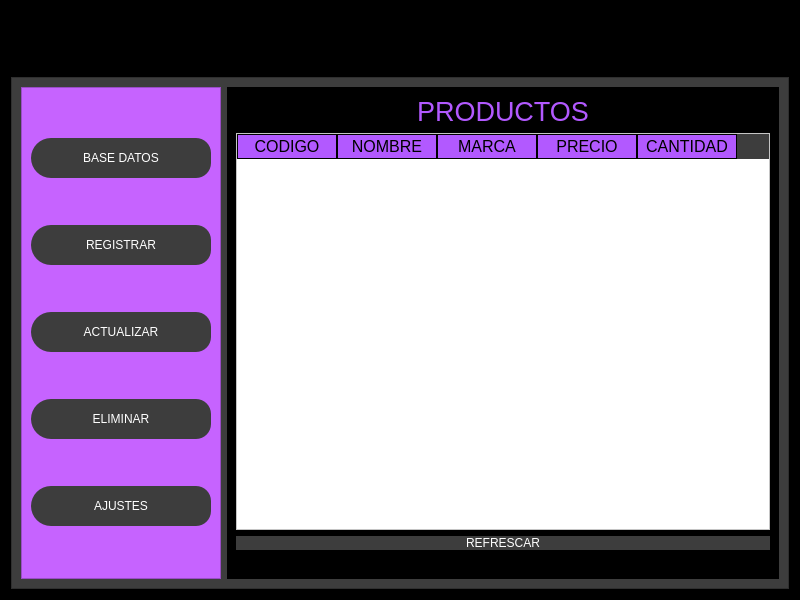
<?xml version="1.0" encoding="UTF-8"?>
<ui version="4.0">
 <class>MainWindow</class>
 <widget class="QMainWindow" name="MainWindow">
  <property name="geometry">
   <rect>
    <x>0</x>
    <y>0</y>
    <width>800</width>
    <height>600</height>
   </rect>
  </property>
  <property name="contextMenuPolicy">
   <enum>Qt::DefaultContextMenu</enum>
  </property>
  <property name="windowTitle">
   <string>MainWindow</string>
  </property>
  <property name="layoutDirection">
   <enum>Qt::LeftToRight</enum>
  </property>
  <property name="toolButtonStyle">
   <enum>Qt::ToolButtonIconOnly</enum>
  </property>
  <widget class="QWidget" name="centralwidget">
   <layout class="QHBoxLayout" name="horizontalLayout_3">
    <property name="spacing">
     <number>0</number>
    </property>
    <property name="leftMargin">
     <number>0</number>
    </property>
    <property name="topMargin">
     <number>0</number>
    </property>
    <property name="rightMargin">
     <number>0</number>
    </property>
    <property name="bottomMargin">
     <number>0</number>
    </property>
    <item>
     <widget class="QFrame" name="frame">
      <property name="styleSheet">
       <string notr="true">background-color: rgb(0, 0, 0);</string>
      </property>
      <property name="frameShape">
       <enum>QFrame::StyledPanel</enum>
      </property>
      <property name="frameShadow">
       <enum>QFrame::Raised</enum>
      </property>
      <layout class="QVBoxLayout" name="verticalLayout_2" stretch="1,8">
       <property name="spacing">
        <number>0</number>
       </property>
       <property name="leftMargin">
        <number>0</number>
       </property>
       <property name="topMargin">
        <number>0</number>
       </property>
       <property name="rightMargin">
        <number>0</number>
       </property>
       <property name="bottomMargin">
        <number>0</number>
       </property>
       <item>
        <widget class="QFrame" name="frame_superior">
         <property name="minimumSize">
          <size>
           <width>0</width>
           <height>42</height>
          </size>
         </property>
         <property name="styleSheet">
          <string notr="true">Qframe{
background-color:rgb(0,0,0);
}
QPushButton{
background-color:#000000ff;
border-radius:20px;
}
QPushButton:hover{
background-color:rgb(61,61,61);
border-radius:20px
}
</string>
         </property>
         <property name="frameShape">
          <enum>QFrame::StyledPanel</enum>
         </property>
         <property name="frameShadow">
          <enum>QFrame::Raised</enum>
         </property>
         <widget class="QPushButton" name="bt_cerrar">
          <property name="geometry">
           <rect>
            <x>742</x>
            <y>13</y>
            <width>44</width>
            <height>40</height>
           </rect>
          </property>
          <property name="minimumSize">
           <size>
            <width>40</width>
            <height>40</height>
           </size>
          </property>
          <property name="text">
           <string/>
          </property>
          <property name="icon">
           <iconset>
            <normaloff>../../Downloads/icons8-multiplicar-48.png</normaloff>../../Downloads/icons8-multiplicar-48.png</iconset>
          </property>
          <property name="iconSize">
           <size>
            <width>40</width>
            <height>40</height>
           </size>
          </property>
         </widget>
         <widget class="QPushButton" name="bt_maximizar">
          <property name="geometry">
           <rect>
            <x>695</x>
            <y>13</y>
            <width>40</width>
            <height>40</height>
           </rect>
          </property>
          <property name="minimumSize">
           <size>
            <width>40</width>
            <height>40</height>
           </size>
          </property>
          <property name="text">
           <string/>
          </property>
          <property name="icon">
           <iconset>
            <normaloff>../../Downloads/expandir (1).png</normaloff>../../Downloads/expandir (1).png</iconset>
          </property>
          <property name="iconSize">
           <size>
            <width>30</width>
            <height>30</height>
           </size>
          </property>
         </widget>
         <widget class="QPushButton" name="bt_restaurar">
          <property name="geometry">
           <rect>
            <x>648</x>
            <y>13</y>
            <width>40</width>
            <height>40</height>
           </rect>
          </property>
          <property name="minimumSize">
           <size>
            <width>40</width>
            <height>40</height>
           </size>
          </property>
          <property name="text">
           <string/>
          </property>
          <property name="icon">
           <iconset>
            <normaloff>../../Downloads/expandir (1).png</normaloff>../../Downloads/expandir (1).png</iconset>
          </property>
          <property name="iconSize">
           <size>
            <width>30</width>
            <height>30</height>
           </size>
          </property>
         </widget>
         <widget class="QPushButton" name="bt_minimizar">
          <property name="geometry">
           <rect>
            <x>601</x>
            <y>13</y>
            <width>40</width>
            <height>40</height>
           </rect>
          </property>
          <property name="minimumSize">
           <size>
            <width>40</width>
            <height>40</height>
           </size>
          </property>
          <property name="text">
           <string/>
          </property>
          <property name="icon">
           <iconset>
            <normaloff>../../Downloads/icons8-menos-48.png</normaloff>../../Downloads/icons8-menos-48.png</iconset>
          </property>
          <property name="iconSize">
           <size>
            <width>30</width>
            <height>30</height>
           </size>
          </property>
         </widget>
         <widget class="QLabel" name="label_2">
          <property name="geometry">
           <rect>
            <x>12</x>
            <y>12</y>
            <width>55</width>
            <height>16</height>
           </rect>
          </property>
          <property name="text">
           <string>TextLabel</string>
          </property>
          <property name="wordWrap">
           <bool>true</bool>
          </property>
         </widget>
         <widget class="QPushButton" name="bt_menu">
          <property name="geometry">
           <rect>
            <x>20</x>
            <y>10</y>
            <width>200</width>
            <height>38</height>
           </rect>
          </property>
          <property name="minimumSize">
           <size>
            <width>200</width>
            <height>0</height>
           </size>
          </property>
          <property name="text">
           <string/>
          </property>
          <property name="icon">
           <iconset>
            <normaloff>../../Downloads/icons8-menú-64.png</normaloff>../../Downloads/icons8-menú-64.png</iconset>
          </property>
          <property name="iconSize">
           <size>
            <width>38</width>
            <height>38</height>
           </size>
          </property>
         </widget>
        </widget>
       </item>
       <item>
        <widget class="QFrame" name="frame_contenido">
         <property name="minimumSize">
          <size>
           <width>0</width>
           <height>0</height>
          </size>
         </property>
         <property name="frameShape">
          <enum>QFrame::StyledPanel</enum>
         </property>
         <property name="frameShadow">
          <enum>QFrame::Raised</enum>
         </property>
         <layout class="QVBoxLayout" name="verticalLayout_3">
          <item>
           <widget class="QFrame" name="frame_paginas">
            <property name="styleSheet">
             <string notr="true">QFrame{
background-color:rgb(61,61,61);
}
QLabel{
font:200 12p &quot;Arial Black&quot;;
background-color:#000000ff;
color:rgb(178, 89, 255);
border:0px solid #14C8CD;
}
QLineEdit{
border:0px;
color:rgb(255,255,255);
border-bottom:2px solid rgb(61,61,61);
font:75 12pt  &quot;Times New Roman&quot;;
}
QPushButton{
background-color:rgb(61,61,61);
border-radius:15px;
color:rgb(255,255,255);
font:77 10pt  &quot;Arial Black&quot;;
}
QPushButton:hover{
background-color:rgb(178, 89, 255);
border-radius:15px;
color:rgb(0,0,0);
font:77 10pt &quot;Arial Black&quot;;
}
QTableWidget{
background-color:rgb(255,255,255);
color:rgb(0,0,0);
gridline-color:rgb(0,206,151);
font-size:12pt;
color:#000000;
}
QHeaderView::section{
	background-color: rgb(178, 89, 255);
border:1px solid rgb(0,0,0);
font-size:12pt;
}
QTableWidget QTableCornerButton::section{
background-color:rgb(0,0,0);
border:1px solid rgb(0,206,151);
}
</string>
            </property>
            <property name="frameShape">
             <enum>QFrame::StyledPanel</enum>
            </property>
            <property name="frameShadow">
             <enum>QFrame::Raised</enum>
            </property>
            <layout class="QHBoxLayout" name="horizontalLayout_5">
             <item>
              <widget class="QFrame" name="frame_control">
               <property name="minimumSize">
                <size>
                 <width>200</width>
                 <height>0</height>
                </size>
               </property>
               <property name="maximumSize">
                <size>
                 <width>0</width>
                 <height>16777215</height>
                </size>
               </property>
               <property name="styleSheet">
                <string notr="true">QFrame{
background-color:rgb(198, 99, 255)
	
}
QPushButton{
background-color:rgb(61,61,61);
border-bottom-left-radius:20px;
border-top-left-radius:20px;
color:rgb(255,255,255);
font:77 10pt &quot;Arial Black&quot;;
}
QPushButton:hover{
background-color:white;
border-top-left-radius:20px;
border-bottom-left-radius:20px;
color:rgb(0,0,0);
font:77 10pt &quot;Arial Black&quot;;
}
	</string>
               </property>
               <property name="frameShape">
                <enum>QFrame::StyledPanel</enum>
               </property>
               <property name="frameShadow">
                <enum>QFrame::Raised</enum>
               </property>
               <layout class="QVBoxLayout" name="verticalLayout_4">
                <item>
                 <widget class="QPushButton" name="bt_datos">
                  <property name="minimumSize">
                   <size>
                    <width>0</width>
                    <height>40</height>
                   </size>
                  </property>
                  <property name="text">
                   <string>BASE DATOS</string>
                  </property>
                  <property name="icon">
                   <iconset>
                    <normaloff>../../Downloads/icons8-base-de-datos-40.png</normaloff>../../Downloads/icons8-base-de-datos-40.png</iconset>
                  </property>
                  <property name="iconSize">
                   <size>
                    <width>35</width>
                    <height>35</height>
                   </size>
                  </property>
                 </widget>
                </item>
                <item>
                 <widget class="QPushButton" name="bt_registrar">
                  <property name="minimumSize">
                   <size>
                    <width>0</width>
                    <height>40</height>
                   </size>
                  </property>
                  <property name="text">
                   <string>REGISTRAR</string>
                  </property>
                  <property name="icon">
                   <iconset>
                    <normaloff>../../Downloads/icons8-más-100.png</normaloff>../../Downloads/icons8-más-100.png</iconset>
                  </property>
                  <property name="iconSize">
                   <size>
                    <width>35</width>
                    <height>35</height>
                   </size>
                  </property>
                 </widget>
                </item>
                <item>
                 <widget class="QPushButton" name="bt_actualizar_2">
                  <property name="minimumSize">
                   <size>
                    <width>0</width>
                    <height>40</height>
                   </size>
                  </property>
                  <property name="text">
                   <string>ACTUALIZAR</string>
                  </property>
                  <property name="icon">
                   <iconset>
                    <normaloff>../../Downloads/icons8-lápiz-64 (2).png</normaloff>../../Downloads/icons8-lápiz-64 (2).png</iconset>
                  </property>
                  <property name="iconSize">
                   <size>
                    <width>35</width>
                    <height>35</height>
                   </size>
                  </property>
                 </widget>
                </item>
                <item>
                 <widget class="QPushButton" name="bt_eliminar">
                  <property name="minimumSize">
                   <size>
                    <width>0</width>
                    <height>40</height>
                   </size>
                  </property>
                  <property name="text">
                   <string>ELIMINAR</string>
                  </property>
                  <property name="icon">
                   <iconset>
                    <normaloff>../../Downloads/icons8-eliminar-40.png</normaloff>../../Downloads/icons8-eliminar-40.png</iconset>
                  </property>
                  <property name="iconSize">
                   <size>
                    <width>35</width>
                    <height>35</height>
                   </size>
                  </property>
                 </widget>
                </item>
                <item>
                 <widget class="QPushButton" name="bt_ajustes">
                  <property name="minimumSize">
                   <size>
                    <width>0</width>
                    <height>40</height>
                   </size>
                  </property>
                  <property name="text">
                   <string>AJUSTES</string>
                  </property>
                  <property name="icon">
                   <iconset>
                    <normaloff>../../Downloads/icons8-ajustes-40.png</normaloff>../../Downloads/icons8-ajustes-40.png</iconset>
                  </property>
                  <property name="iconSize">
                   <size>
                    <width>35</width>
                    <height>35</height>
                   </size>
                  </property>
                 </widget>
                </item>
               </layout>
              </widget>
             </item>
             <item>
              <widget class="QStackedWidget" name="stackedWidget">
               <widget class="QWidget" name="page_datos">
                <layout class="QVBoxLayout" name="verticalLayout">
                 <item>
                  <widget class="QLabel" name="label">
                   <property name="text">
                    <string>&lt;html&gt;&lt;head/&gt;&lt;body&gt;&lt;p&gt;&lt;span style=&quot; font-size:20pt;&quot;&gt;PRODUCTOS&lt;/span&gt;&lt;/p&gt;&lt;/body&gt;&lt;/html&gt;</string>
                   </property>
                   <property name="alignment">
                    <set>Qt::AlignBottom|Qt::AlignHCenter</set>
                   </property>
                  </widget>
                 </item>
                 <item>
                  <widget class="QTableWidget" name="tabla_productos">
                   <property name="styleSheet">
                    <string notr="true"/>
                   </property>
                   <column>
                    <property name="text">
                     <string>CODIGO</string>
                    </property>
                   </column>
                   <column>
                    <property name="text">
                     <string>NOMBRE</string>
                    </property>
                   </column>
                   <column>
                    <property name="text">
                     <string>MARCA</string>
                    </property>
                   </column>
                   <column>
                    <property name="text">
                     <string>PRECIO</string>
                    </property>
                   </column>
                   <column>
                    <property name="text">
                     <string>CANTIDAD</string>
                    </property>
                   </column>
                  </widget>
                 </item>
                 <item>
                  <widget class="QPushButton" name="bt_refrescar">
                   <property name="text">
                    <string>REFRESCAR</string>
                   </property>
                  </widget>
                 </item>
                 <item>
                  <spacer name="horizontalSpacer_2">
                   <property name="orientation">
                    <enum>Qt::Horizontal</enum>
                   </property>
                   <property name="sizeHint" stdset="0">
                    <size>
                     <width>40</width>
                     <height>20</height>
                    </size>
                   </property>
                  </spacer>
                 </item>
                </layout>
               </widget>
               <widget class="QWidget" name="page_registrar">
                <widget class="QPushButton" name="bt_agregar">
                 <property name="geometry">
                  <rect>
                   <x>420</x>
                   <y>430</y>
                   <width>121</width>
                   <height>31</height>
                  </rect>
                 </property>
                 <property name="text">
                  <string>REGISTRAR</string>
                 </property>
                </widget>
                <widget class="QLabel" name="label_3">
                 <property name="enabled">
                  <bool>false</bool>
                 </property>
                 <property name="geometry">
                  <rect>
                   <x>40</x>
                   <y>30</y>
                   <width>461</width>
                   <height>51</height>
                  </rect>
                 </property>
                 <property name="text">
                  <string>&lt;html&gt;&lt;head/&gt;&lt;body&gt;&lt;p&gt;&lt;span style=&quot; font-size:20pt;&quot;&gt;REGISTRAR PRODUCTOS&lt;/span&gt;&lt;/p&gt;&lt;/body&gt;&lt;/html&gt;</string>
                 </property>
                 <property name="textInteractionFlags">
                  <set>Qt::LinksAccessibleByKeyboard|Qt::LinksAccessibleByMouse</set>
                 </property>
                </widget>
                <widget class="QLabel" name="label_4">
                 <property name="enabled">
                  <bool>false</bool>
                 </property>
                 <property name="geometry">
                  <rect>
                   <x>30</x>
                   <y>100</y>
                   <width>151</width>
                   <height>51</height>
                  </rect>
                 </property>
                 <property name="text">
                  <string>&lt;html&gt;&lt;head/&gt;&lt;body&gt;&lt;p&gt;&lt;span style=&quot; font-size:14pt;&quot;&gt;CODIGO&lt;/span&gt;&lt;/p&gt;&lt;/body&gt;&lt;/html&gt;</string>
                 </property>
                 <property name="textInteractionFlags">
                  <set>Qt::LinksAccessibleByKeyboard|Qt::LinksAccessibleByMouse</set>
                 </property>
                </widget>
                <widget class="QLabel" name="label_5">
                 <property name="enabled">
                  <bool>false</bool>
                 </property>
                 <property name="geometry">
                  <rect>
                   <x>30</x>
                   <y>220</y>
                   <width>151</width>
                   <height>51</height>
                  </rect>
                 </property>
                 <property name="text">
                  <string>&lt;html&gt;&lt;head/&gt;&lt;body&gt;&lt;p&gt;&lt;span style=&quot; font-size:14pt;&quot;&gt;MARCA&lt;/span&gt;&lt;/p&gt;&lt;/body&gt;&lt;/html&gt;</string>
                 </property>
                 <property name="textInteractionFlags">
                  <set>Qt::LinksAccessibleByKeyboard|Qt::LinksAccessibleByMouse</set>
                 </property>
                </widget>
                <widget class="QLabel" name="label_6">
                 <property name="enabled">
                  <bool>false</bool>
                 </property>
                 <property name="geometry">
                  <rect>
                   <x>30</x>
                   <y>280</y>
                   <width>151</width>
                   <height>51</height>
                  </rect>
                 </property>
                 <property name="text">
                  <string>&lt;html&gt;&lt;head/&gt;&lt;body&gt;&lt;p&gt;&lt;span style=&quot; font-size:14pt;&quot;&gt;PRECIO&lt;/span&gt;&lt;/p&gt;&lt;/body&gt;&lt;/html&gt;</string>
                 </property>
                 <property name="textInteractionFlags">
                  <set>Qt::LinksAccessibleByKeyboard|Qt::LinksAccessibleByMouse</set>
                 </property>
                </widget>
                <widget class="QLabel" name="label_7">
                 <property name="enabled">
                  <bool>false</bool>
                 </property>
                 <property name="geometry">
                  <rect>
                   <x>30</x>
                   <y>340</y>
                   <width>151</width>
                   <height>51</height>
                  </rect>
                 </property>
                 <property name="text">
                  <string>&lt;html&gt;&lt;head/&gt;&lt;body&gt;&lt;p&gt;&lt;span style=&quot; font-size:14pt;&quot;&gt;CANTIDAD&lt;/span&gt;&lt;/p&gt;&lt;/body&gt;&lt;/html&gt;</string>
                 </property>
                 <property name="textInteractionFlags">
                  <set>Qt::LinksAccessibleByKeyboard|Qt::LinksAccessibleByMouse</set>
                 </property>
                </widget>
                <widget class="QLabel" name="label_8">
                 <property name="enabled">
                  <bool>false</bool>
                 </property>
                 <property name="geometry">
                  <rect>
                   <x>30</x>
                   <y>160</y>
                   <width>151</width>
                   <height>51</height>
                  </rect>
                 </property>
                 <property name="text">
                  <string>&lt;html&gt;&lt;head/&gt;&lt;body&gt;&lt;p&gt;&lt;span style=&quot; font-size:14pt;&quot;&gt;NOMBRE&lt;/span&gt;&lt;/p&gt;&lt;/body&gt;&lt;/html&gt;</string>
                 </property>
                 <property name="textInteractionFlags">
                  <set>Qt::LinksAccessibleByKeyboard|Qt::LinksAccessibleByMouse</set>
                 </property>
                </widget>
                <widget class="QLineEdit" name="reg_codigo">
                 <property name="geometry">
                  <rect>
                   <x>150</x>
                   <y>110</y>
                   <width>331</width>
                   <height>21</height>
                  </rect>
                 </property>
                </widget>
                <widget class="QLineEdit" name="reg_cantidad">
                 <property name="geometry">
                  <rect>
                   <x>170</x>
                   <y>350</y>
                   <width>311</width>
                   <height>21</height>
                  </rect>
                 </property>
                </widget>
                <widget class="QLineEdit" name="reg_precio">
                 <property name="geometry">
                  <rect>
                   <x>150</x>
                   <y>290</y>
                   <width>331</width>
                   <height>21</height>
                  </rect>
                 </property>
                </widget>
                <widget class="QLineEdit" name="reg_nombre">
                 <property name="geometry">
                  <rect>
                   <x>150</x>
                   <y>170</y>
                   <width>331</width>
                   <height>21</height>
                  </rect>
                 </property>
                </widget>
                <widget class="QLineEdit" name="reg_marca">
                 <property name="geometry">
                  <rect>
                   <x>150</x>
                   <y>230</y>
                   <width>331</width>
                   <height>21</height>
                  </rect>
                 </property>
                </widget>
                <widget class="QLabel" name="signal_registrar">
                 <property name="geometry">
                  <rect>
                   <x>10</x>
                   <y>440</y>
                   <width>200</width>
                   <height>30</height>
                  </rect>
                 </property>
                 <property name="minimumSize">
                  <size>
                   <width>200</width>
                   <height>30</height>
                  </size>
                 </property>
                 <property name="text">
                  <string>&lt;html&gt;&lt;head/&gt;&lt;body&gt;&lt;p&gt;&lt;br/&gt;&lt;/p&gt;&lt;/body&gt;&lt;/html&gt;</string>
                 </property>
                </widget>
               </widget>
               <widget class="QWidget" name="page_actualizar">
                <widget class="QLabel" name="label_10">
                 <property name="geometry">
                  <rect>
                   <x>80</x>
                   <y>-10</y>
                   <width>451</width>
                   <height>101</height>
                  </rect>
                 </property>
                 <property name="text">
                  <string>&lt;html&gt;&lt;head/&gt;&lt;body&gt;&lt;p&gt;&lt;span style=&quot; font-size:16pt;&quot;&gt;ACTUALIZAR PRODUCTO&lt;/span&gt;&lt;/p&gt;&lt;/body&gt;&lt;/html&gt;</string>
                 </property>
                </widget>
                <widget class="QLabel" name="act_marca">
                 <property name="geometry">
                  <rect>
                   <x>20</x>
                   <y>210</y>
                   <width>171</width>
                   <height>61</height>
                  </rect>
                 </property>
                 <property name="text">
                  <string>&lt;html&gt;&lt;head/&gt;&lt;body&gt;&lt;p&gt;&lt;span style=&quot; font-size:14pt;&quot;&gt;MARCA&lt;/span&gt;&lt;/p&gt;&lt;/body&gt;&lt;/html&gt;</string>
                 </property>
                </widget>
                <widget class="QLabel" name="label_12">
                 <property name="geometry">
                  <rect>
                   <x>20</x>
                   <y>270</y>
                   <width>131</width>
                   <height>51</height>
                  </rect>
                 </property>
                 <property name="text">
                  <string>&lt;html&gt;&lt;head/&gt;&lt;body&gt;&lt;p&gt;&lt;span style=&quot; font-size:14pt;&quot;&gt;PRECIO&lt;/span&gt;&lt;/p&gt;&lt;/body&gt;&lt;/html&gt;</string>
                 </property>
                </widget>
                <widget class="QLabel" name="label_13">
                 <property name="geometry">
                  <rect>
                   <x>20</x>
                   <y>330</y>
                   <width>191</width>
                   <height>41</height>
                  </rect>
                 </property>
                 <property name="text">
                  <string>&lt;html&gt;&lt;head/&gt;&lt;body&gt;&lt;p&gt;&lt;span style=&quot; font-size:14pt;&quot;&gt;CANTIDAD&lt;/span&gt;&lt;/p&gt;&lt;/body&gt;&lt;/html&gt;</string>
                 </property>
                </widget>
                <widget class="QLabel" name="signal_actualizar">
                 <property name="geometry">
                  <rect>
                   <x>20</x>
                   <y>420</y>
                   <width>141</width>
                   <height>31</height>
                  </rect>
                 </property>
                 <property name="minimumSize">
                  <size>
                   <width>100</width>
                   <height>30</height>
                  </size>
                 </property>
                 <property name="text">
                  <string>&lt;html&gt;&lt;head/&gt;&lt;body&gt;&lt;p&gt;&lt;br/&gt;&lt;/p&gt;&lt;/body&gt;&lt;/html&gt;</string>
                 </property>
                </widget>
                <widget class="QLabel" name="label_15">
                 <property name="geometry">
                  <rect>
                   <x>10</x>
                   <y>70</y>
                   <width>321</width>
                   <height>31</height>
                  </rect>
                 </property>
                 <property name="text">
                  <string>&lt;html&gt;&lt;head/&gt;&lt;body&gt;&lt;p&gt;&lt;span style=&quot; font-size:9pt;&quot;&gt;NOMBRE DEL PRODUCTO&lt;/span&gt;&lt;/p&gt;&lt;/body&gt;&lt;/html&gt;</string>
                 </property>
                </widget>
                <widget class="QLabel" name="label_16">
                 <property name="geometry">
                  <rect>
                   <x>20</x>
                   <y>160</y>
                   <width>151</width>
                   <height>61</height>
                  </rect>
                 </property>
                 <property name="text">
                  <string>&lt;html&gt;&lt;head/&gt;&lt;body&gt;&lt;p&gt;&lt;span style=&quot; font-size:14pt;&quot;&gt;NOMBRE&lt;/span&gt;&lt;/p&gt;&lt;/body&gt;&lt;/html&gt;</string>
                 </property>
                </widget>
                <widget class="QLabel" name="label_14">
                 <property name="geometry">
                  <rect>
                   <x>20</x>
                   <y>120</y>
                   <width>131</width>
                   <height>41</height>
                  </rect>
                 </property>
                 <property name="text">
                  <string>&lt;html&gt;&lt;head/&gt;&lt;body&gt;&lt;p&gt;&lt;span style=&quot; font-size:14pt;&quot;&gt;CODIGO&lt;/span&gt;&lt;/p&gt;&lt;/body&gt;&lt;/html&gt;</string>
                 </property>
                </widget>
                <widget class="QLineEdit" name="act_buscar">
                 <property name="geometry">
                  <rect>
                   <x>230</x>
                   <y>70</y>
                   <width>191</width>
                   <height>21</height>
                  </rect>
                 </property>
                </widget>
                <widget class="QPushButton" name="bt_actualiza_buscar">
                 <property name="geometry">
                  <rect>
                   <x>430</x>
                   <y>70</y>
                   <width>111</width>
                   <height>30</height>
                  </rect>
                 </property>
                 <property name="minimumSize">
                  <size>
                   <width>50</width>
                   <height>30</height>
                  </size>
                 </property>
                 <property name="text">
                  <string>BUSCAR</string>
                 </property>
                </widget>
                <widget class="QLineEdit" name="act_codigo">
                 <property name="geometry">
                  <rect>
                   <x>130</x>
                   <y>130</y>
                   <width>321</width>
                   <height>21</height>
                  </rect>
                 </property>
                </widget>
                <widget class="QLineEdit" name="act_nombre">
                 <property name="geometry">
                  <rect>
                   <x>140</x>
                   <y>180</y>
                   <width>311</width>
                   <height>21</height>
                  </rect>
                 </property>
                </widget>
                <widget class="QLineEdit" name="lineEdit_9">
                 <property name="geometry">
                  <rect>
                   <x>140</x>
                   <y>230</y>
                   <width>311</width>
                   <height>21</height>
                  </rect>
                 </property>
                </widget>
                <widget class="QLineEdit" name="act_precio">
                 <property name="geometry">
                  <rect>
                   <x>140</x>
                   <y>280</y>
                   <width>311</width>
                   <height>21</height>
                  </rect>
                 </property>
                </widget>
                <widget class="QLineEdit" name="act_cantidad">
                 <property name="geometry">
                  <rect>
                   <x>170</x>
                   <y>340</y>
                   <width>281</width>
                   <height>21</height>
                  </rect>
                 </property>
                </widget>
                <widget class="QPushButton" name="bt_actualiza_tabla">
                 <property name="geometry">
                  <rect>
                   <x>380</x>
                   <y>420</y>
                   <width>141</width>
                   <height>31</height>
                  </rect>
                 </property>
                 <property name="minimumSize">
                  <size>
                   <width>120</width>
                   <height>30</height>
                  </size>
                 </property>
                 <property name="text">
                  <string>ACTUALIZAR</string>
                 </property>
                </widget>
               </widget>
               <widget class="QWidget" name="page_eliminar">
                <widget class="QLabel" name="label_18">
                 <property name="geometry">
                  <rect>
                   <x>110</x>
                   <y>-30</y>
                   <width>411</width>
                   <height>131</height>
                  </rect>
                 </property>
                 <property name="text">
                  <string>&lt;html&gt;&lt;head/&gt;&lt;body&gt;&lt;p&gt;&lt;span style=&quot; font-size:16pt;&quot;&gt;ELIMINAR PRODUCTO&lt;/span&gt;&lt;/p&gt;&lt;/body&gt;&lt;/html&gt;</string>
                 </property>
                </widget>
                <widget class="QLabel" name="label_19">
                 <property name="geometry">
                  <rect>
                   <x>10</x>
                   <y>50</y>
                   <width>311</width>
                   <height>61</height>
                  </rect>
                 </property>
                 <property name="text">
                  <string>&lt;html&gt;&lt;head/&gt;&lt;body&gt;&lt;p&gt;&lt;span style=&quot; font-size:9pt;&quot;&gt;NOMBRE DEL PRODUCTO&lt;/span&gt;&lt;/p&gt;&lt;/body&gt;&lt;/html&gt;</string>
                 </property>
                </widget>
                <widget class="QLineEdit" name="eliminar_buscar">
                 <property name="geometry">
                  <rect>
                   <x>230</x>
                   <y>70</y>
                   <width>201</width>
                   <height>21</height>
                  </rect>
                 </property>
                </widget>
                <widget class="QPushButton" name="bt_buscar_borrar">
                 <property name="geometry">
                  <rect>
                   <x>442</x>
                   <y>60</y>
                   <width>101</width>
                   <height>31</height>
                  </rect>
                 </property>
                 <property name="text">
                  <string>BUSCAR</string>
                 </property>
                </widget>
                <widget class="QTableWidget" name="tabla_borrar">
                 <property name="geometry">
                  <rect>
                   <x>10</x>
                   <y>120</y>
                   <width>521</width>
                   <height>291</height>
                  </rect>
                 </property>
                 <column>
                  <property name="text">
                   <string>CODIGO</string>
                  </property>
                 </column>
                 <column>
                  <property name="text">
                   <string>NOMBRE</string>
                  </property>
                 </column>
                 <column>
                  <property name="text">
                   <string>MARCA</string>
                  </property>
                 </column>
                 <column>
                  <property name="text">
                   <string>PRECIO</string>
                  </property>
                 </column>
                 <column>
                  <property name="text">
                   <string>CANTIDAD</string>
                  </property>
                 </column>
                </widget>
                <widget class="QLabel" name="signal_eliminacion">
                 <property name="geometry">
                  <rect>
                   <x>20</x>
                   <y>420</y>
                   <width>200</width>
                   <height>41</height>
                  </rect>
                 </property>
                 <property name="minimumSize">
                  <size>
                   <width>200</width>
                   <height>30</height>
                  </size>
                 </property>
                 <property name="text">
                  <string>&lt;html&gt;&lt;head/&gt;&lt;body&gt;&lt;p&gt;&lt;br/&gt;&lt;/p&gt;&lt;/body&gt;&lt;/html&gt;</string>
                 </property>
                </widget>
                <widget class="QPushButton" name="bt_borrar">
                 <property name="geometry">
                  <rect>
                   <x>440</x>
                   <y>430</y>
                   <width>101</width>
                   <height>31</height>
                  </rect>
                 </property>
                 <property name="text">
                  <string>ELIMINAR</string>
                 </property>
                </widget>
               </widget>
               <widget class="QWidget" name="page_ajustes"/>
              </widget>
             </item>
            </layout>
           </widget>
          </item>
         </layout>
        </widget>
       </item>
      </layout>
     </widget>
    </item>
   </layout>
  </widget>
 </widget>
 <resources/>
 <connections/>
</ui>
